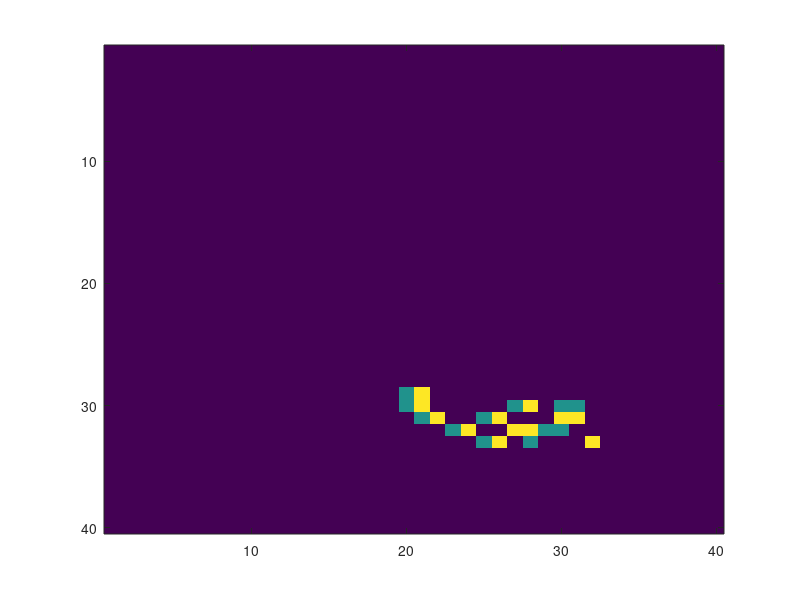

MATLAB code to generate this figure: (Note: this script raises an error after producing the figure.)
clear all;

%I = random_start(40,0.2); 
%if you want a random start

%plot fireing number over time 

%input grid number
n = 40;

I = zeros(n); %create grid

I(29,20) = 1;
I(29,21) = 2;
I(30,20) = 1;
I(30,21) = 2;
I(30,27) = 1;
I(30,28) = 2;
I(30,30) = 1;
I(30,31) = 1;
I(31,21) = 1;
I(31,22) = 2;
I(31,25) = 1;
I(31,26) = 2;
I(31,30) = 2;
I(31,31) = 2;
I(32,23) = 1;
I(32,24) = 2;
I(32,27) = 2;
I(32,28) = 2;
I(32,29) = 1;
I(32,30) = 1;
I(33,25) = 1;
I(33,26) = 2;
I(33,28) = 1;
I(33,32) = 2;
%{
I(21,20) = 1;
I(21,21) = 1;
I(19,20) = 2;
I(20,22) = 2;
I(22,21) = 2;
I(21,19) = 2;
%}

imagesc(I); %plot
waitforbuttonpress;

for t = 1:15
    
    I = transit(n,I);
    
    imagesc(I)
    pause(0.25)

end
    
fig1 = imagesc(I);
caxis([0 2]);
colorbar('Ticks',[0,1,2],'TickLabels',{'ready','firing','rest'},'FontSize',14)
title('lauching other shapes behind','FontSize',16)
%saveas(fig1,'task2_2.png');





           



